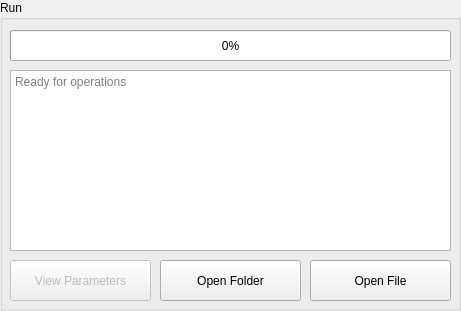
      <widget class="QGroupBox" name="runBox">
       <property name="geometry">
        <rect>
         <x>310</x>
         <y>210</y>
         <width>461</width>
         <height>311</height>
        </rect>
       </property>
       <property name="title">
        <string>Run</string>
       </property>
       <widget class="QPushButton" name="paramsButton">
        <property name="enabled">
         <bool>false</bool>
        </property>
        <property name="geometry">
         <rect>
          <x>10</x>
          <y>260</y>
          <width>141</width>
          <height>41</height>
         </rect>
        </property>
        <property name="text">
         <string>View Parameters</string>
        </property>
       </widget>
       <widget class="QPushButton" name="encodeButton">
        <property name="enabled">
         <bool>true</bool>
        </property>
        <property name="geometry">
         <rect>
          <x>310</x>
          <y>260</y>
          <width>141</width>
          <height>41</height>
         </rect>
        </property>
        <property name="text">
         <string>Open File</string>
        </property>
       </widget>
       <widget class="QProgressBar" name="progressBar">
        <property name="geometry">
         <rect>
          <x>10</x>
          <y>30</y>
          <width>441</width>
          <height>31</height>
         </rect>
        </property>
        <property name="styleSheet">
         <string notr="true"/>
        </property>
        <property name="value">
         <number>0</number>
        </property>
       </widget>
       <widget class="QPushButton" name="decodeButton">
        <property name="enabled">
         <bool>true</bool>
        </property>
        <property name="geometry">
         <rect>
          <x>160</x>
          <y>260</y>
          <width>141</width>
          <height>41</height>
         </rect>
        </property>
        <property name="text">
         <string>Open Folder</string>
        </property>
        <property name="flat">
         <bool>false</bool>
        </property>
       </widget>
       <widget class="QPlainTextEdit" name="commandLog">
        <property name="geometry">
         <rect>
          <x>10</x>
          <y>70</y>
          <width>441</width>
          <height>181</height>
         </rect>
        </property>
        <property name="readOnly">
         <bool>true</bool>
        </property>
        <property name="placeholderText">
         <string>Ready for operations</string>
        </property>
       </widget>
      </widget>
